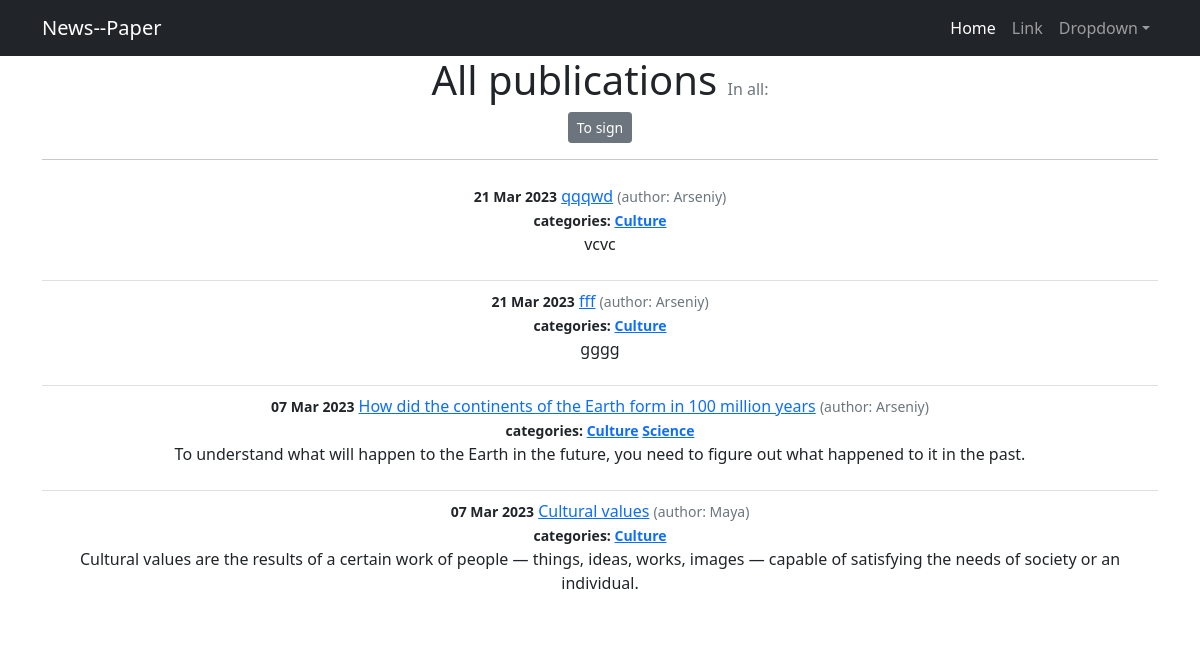
The app's page /news/categories/2, older data.
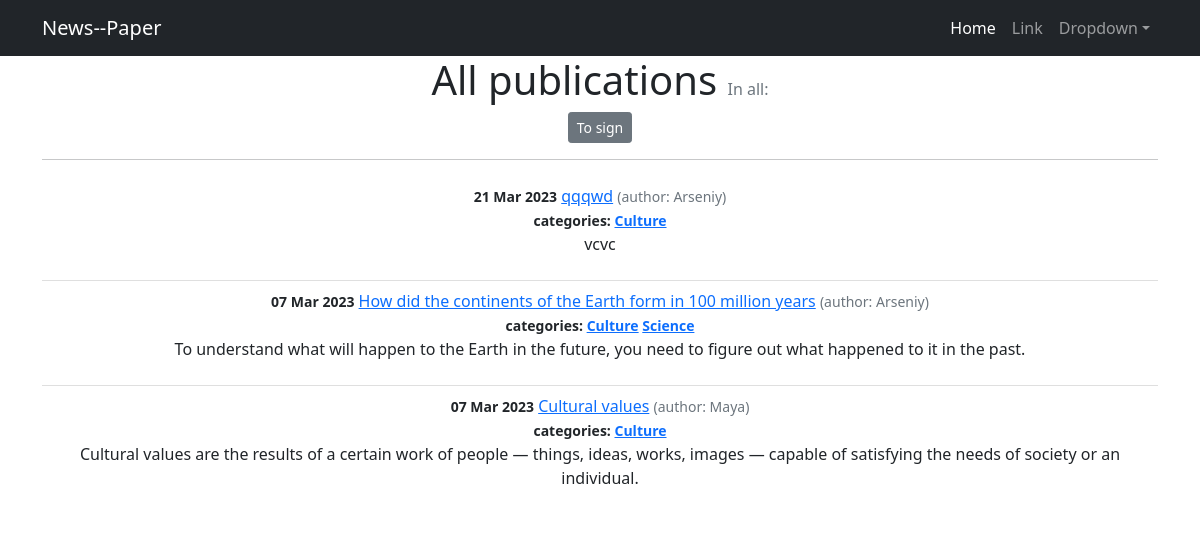
The same page, newer data.
### news/models.py (models this page shows, shortened)
class Post(models.Model):
    objects = None
    author = models.ForeignKey(Author, on_delete=models.CASCADE)
    typContent = [('Article', 'Article'), ('News', 'News')]
    newsArticle = models.CharField(choices=typContent, max_length=7, default='News')
    dateTime = models.DateTimeField(auto_now_add=True)
    category = models.ManyToManyField(Category, through='PostCategory')
    title = models.CharField(max_length=255)
    text = models.TextField()
    rating = models.SmallIntegerField(default=0)

class Author(models.Model):
    user = models.OneToOneField(User, on_delete=models.CASCADE)
    authorRating = models.SmallIntegerField(default=0)
    def __str__(self):
        return f'{self.user}'

class Category(models.Model):
    category_name = models.CharField(max_length=128, unique= True)
    subscribers = models.ManyToManyField(User, related_name='categories')
    def __str__(self):
        return f'{self.category_name}'

### news/views.py (the view)
# urls.py: path('categories/<int:pk>', CategoryListView.as_view(), name='category_list'),
class CategoryListView(ListView):
    model = Post
    template_name = 'category_list.html'
    context_object_name = 'category_news_list'
    def get_queryset(self):
        self.category = get_object_or_404(Category, id = self.kwargs['pk'])
        queryset = Post.objects.filter(category = self.category).order_by('-dateTime')
        return queryset
    def get_context_data(self, **kwargs):
        context = super().get_context_data(**kwargs)
        context['is_not_subscriber'] = self.request.user not in self.category.subscribers.all()
        context['category'] = self.category
        return context

### templates/category_list.html (shortened to what this page needs)
<!DOCTYPE html>
{% extends 'default.html' %}
{% load custom_filters %}
{% block content %}
<h1 class="text-center">All publications <span class="text-muted fs-6 fw-normal">In all: {{ page_obj.paginator.count }}</span></h1>
    {% if is_not_subscriber %}
        <p class="text-center"><a href="{% url 'subscribe' category.id %}" class="btn btn-secondary btn-sm">To sign</a></p>
    {% endif %}
<hr>
<ul class = "list-group list-group-flush">
    {% for post in category_news_list %}
        <li class = "list-group-item">
            <small class = "fw-bold">{{ post.dateTime | date:'d M Y' }}</small>
            <a href="{% url 'post_detail' post.id %}">{{ post.title }}</a>
            <small class = "text-muted">(author: {{ post.author }})</small><br>
            <small class = "fw-bold">categories:
                {% for category in post.category.all %}
                <a href="{% url 'category_list' category.id %}">{{ category }}</a>
                {% endfor %}
            </small>
            <p>{{ post.text | truncatechars:210 }}</p>
        </li>
    {% endfor %}
</ul>
{% endblock content %}

Row changes from the older to the newer data that the page shows:
removed Post: dateTime "21 Mar 2023", title "fff", author "Arseniy", text "gggg", Category (category_name "Culture")
